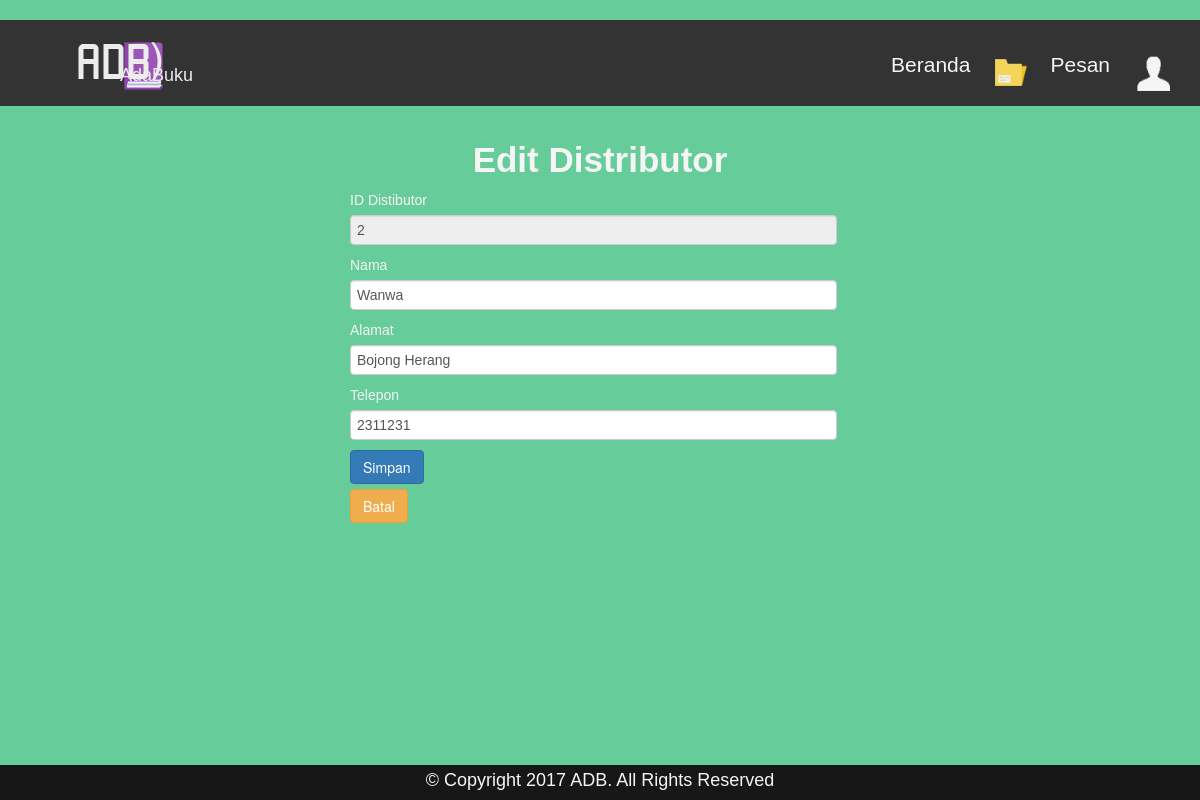
The app's page /admin/edit-distributor.php?id_distributor=2 (signed in) with its own data.
### tables this page shows
CREATE TABLE IF NOT EXISTS `distributor` (
`id_distributor` int(11) NOT NULL,
  `nama_distributor` varchar(30) NOT NULL,
  `alamat` varchar(65) NOT NULL,
  `telepon` varchar(25) NOT NULL
);

### admin/edit-distributor.php (the view, shortened to what this page needs)
<?php
include"header-input&tampil.php";
?>
<section class="content">
	<div class="edit-user">
		<h2>Edit Distributor</h2>
<?php
$query = mysql_query("SELECT * FROM distributor WHERE id_distributor='$_GET[id_distributor]'");
$data = mysql_fetch_array($query);
?>
	<div class="body-edit-user">
<form class="form-style" action="save-dis.php" method="POST">
<div class="form-group">
<label class="edit-data">ID Distibutor</label>
	<input name="id_distributor" type="text" class="form-control" value="<?php echo $data['id_distributor'];?>" required readonly="readonly" />
</div>
<div class="form-group">
<label class="edit-data">Nama</label>
	<input name="nama_distributor" type="text" id="nama_distributor" class="form-control" value="<?php echo $data['nama_distributor'];?>" required />
</div>
<div class="form-group">
<label class="edit-data">Alamat</label>
	<input name="alamat" type="text" id="alamat" class="form-control" value="<?php echo $data['alamat'];?>" required />
</div>
<div class="form-group">
<label class="edit-data">Telepon</label>
	<input name="telepon" type="text" id="telepon" class="form-control" value="<?php echo $data['telepon'];?>" required />
</div>
<div class="form-group">
<label class="edit-data">
	<input type="submit" class="button-default" name="button" value="Simpan" />
</label>
<label>
	<a href="index.php"><button type="submit" class="button-cancel" name="button">Batal</button></a>
</label>
</div>
</form>
</section>
<?php include"footer.php"; ?>

### style/input-pop.css (style rules this page uses)
.form-control { max-width: 100%; display: block; width: 473px; height: 30px; padding: 6px 12px; margin-bottom: 1%; font-size: 14px; line-height: 1.42857; color: #555; background-color: #FFF; background-image: none; border: 1px solid #CCC; border-radius: 4px; box-shadow: 0px 1px 1px rgba(0, 0, 0, 0.075) inset; transition: border 0.2s linear 0s, box-shadow 0.2s linear 0s; font-family: "Alegreya Sans", sans-serif; }

### style/button.css (style rules this page uses)
a { text-decoration: none; }
.button-default { display: inline-block; padding: 6px 12px; margin-bottom: 0px; font-size: 14px; font-weight: 400; line-height: 1.42857; text-align: center; white-space: nowrap; vertical-align: middle; cursor: pointer; -moz-user-select: none; background-image: none; border: 1px solid transparent; border-radius: 4px; color: #FFF; background-color: #337AB7; border-color: #2E6DA4; }
.button-cancel { display: inline-block; padding: 6px 12px; margin-bottom: 0px; font-size: 14px; font-weight: 400; line-height: 1.42857; text-align: center; white-space: nowrap; vertical-align: middle; cursor: pointer; -moz-user-select: none; background-image: none; border: 1px solid transparent; border-radius: 4px; color: #FFF; background-color: #F0AD4E; border-color: #EEA236; }

### css/popup.css (style rules this page uses)
* { margin: 0; padding: 0; border: 1px solid black; }

### css/site.css (style rules this page uses)
body { padding-top:20px; padding-bottom:20px; }

### style/prime.css (style rules this page uses)
* { margin: 0; padding: 0; border: 0; }
body { background-color: #f39b13; color: #ffffff; font-family: 'Alegreya', sans-serif; margin: 0; margin-bottom: 0px; overflow: auto; max-width: 100%; }
h2 { font-size: 250%; font-weight: 700; text-align: center; padding-top: 2%; color: #F5F5F5; }
.body-edit-user { color: #F5F5F5; font-family: "Alegreya Sans", sans-serif; top: 90px; height: auto; max-width: auto; width: auto; margin-left: 350px; }

### admin/edit-distributor.php (style rules this page uses)
body { background-color: #66cc99; }

### records on screen
distributor: id_distributor "2", nama_distributor "Wanwa", alamat "Bojong Herang", telepon "2311231"
